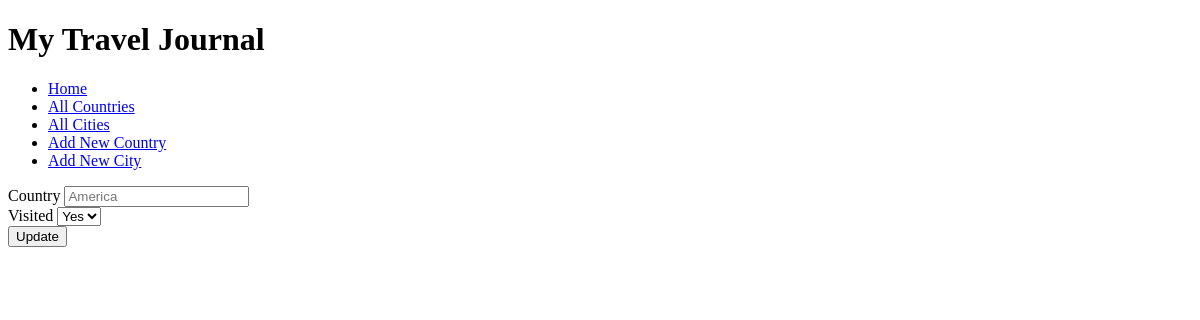
The app's page /countries/44/edit, older data.
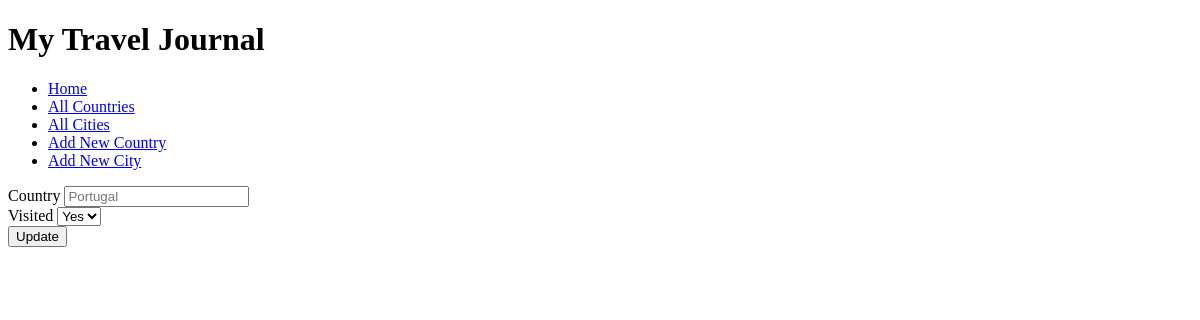
The same page, newer data.
### tables this page shows
CREATE TABLE countries (
    id INTEGER PRIMARY KEY AUTOINCREMENT,
    name VARCHAR,
    visited BOOLEAN DEFAULT FALSE
);

### controllers/countries_controller.py (the view)
@countries_blueprint.route("/countries/<id>/edit", methods = ["GET"])
def edit_country(id):
    country = country_repository.select(id)
    all_countries = country_repository.select_all()
    return render_template("countries/edit.html", country = country, all_countries = all_countries)

### db/run_sql.py (called while the page is built)
def get_db():
    path = os.path.dirname(os.path.abspath(__file__))
    db = os.path.join(path, "travel_manager.db")
    conn = sqlite3.connect(db)
    conn.execute("PRAGMA foreign_keys = 1")
    conn.row_factory = sqlite3.Row
    return conn

def run_sql(sql, values=[]):
    db = get_db()
    cursor =db.cursor()
    cursor.execute(sql, values)
    results = cursor.fetchall()
    db.commit()
    db.close()
    return results

### repositories/country_repository.py (called while the page is built)
def select_all():
    countries = []
    sql = "SELECT * FROM countries"
    results = run_sql(sql)
    for row in results:
        visited = True if row['visited'] == 1 else False
        country = Country(row['name'], visited, row['id'])
        countries.append(country)
    return countries

def select(id):
    country = None
    sql = "SELECT * FROM countries WHERE id = ?"
    values = [id]
    results = run_sql(sql, values)[0]
    if results is not None:
        visited = True if results['visited'] == 1 else False
        country = Country(results['name'], visited, results['id'])
    return country

### templates/countries/edit.html (shortened to what this page needs)
{% extends "base.html" %}
{% block content %}
<form action="/countries/{{country.id}}" method = "POST">
    <div>
        <label for="country">Country</label>
        <input type="text" id="country" name="name" placeholder ="{{country.name}}" required autofocus>
    </div>
    <div>
        <label for="visited">Visited</label>
            <select id="visited" name ="visited">
                <option value="1">Yes</option>
            </select>
    </div>
    <button type="submit">Update</button>
</form>
{% endblock %}

Row changes from the older to the newer data that the page shows:
changed countries: name "America" → "Portugal"
